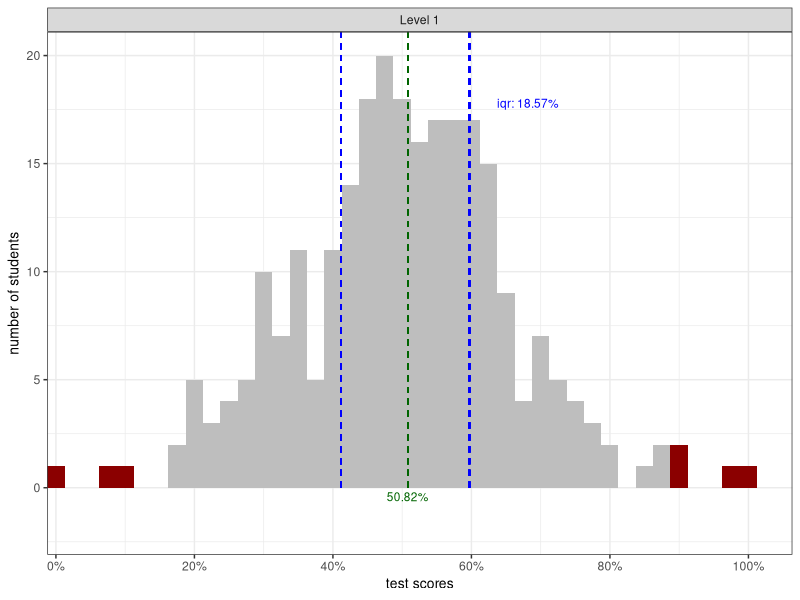
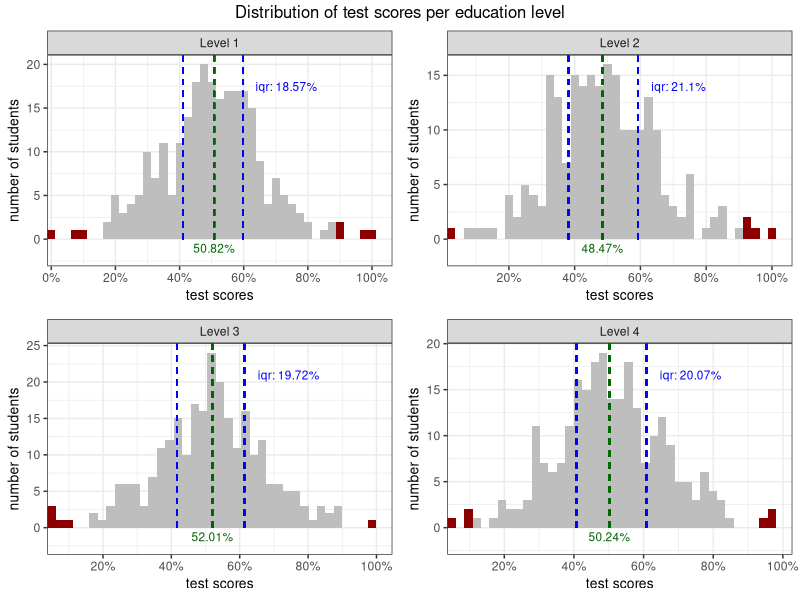

Write the R code that produced these figures, in order.
## ---- chunk 1

library('tidyverse', quietly = T)

## ---- chunk 2

set.seed(123)

n <- 1000
n_outliers <- 20  # number of outliers

# Generate test scores mostly around 50 with sd 15
test_scores <- rnorm(n, mean = 50, sd = 15)

# Clip values between 0 and 100
test_scores <- pmin(pmax(test_scores, 0), 100)

# Add some extreme outliers
outlier_indices <- sample(1:n, n_outliers)
test_scores[outlier_indices] <- sample(c(runif(n_outliers/2, 90, 100),  # high outliers
                                         runif(n_outliers/2, 0, 10)))   # low outliers

# Create education levels
education_levels <- sample(c("Level 1", "Level 2", "Level 3", "Level 4"), n, replace = TRUE)

# Combine into a dataframe
dataframe_with_test_scores <- data.frame(
  test_scores = test_scores,
  education_levels = education_levels
)


## ---- chunk 3

summary_data_IQR <- dataframe_with_test_scores |>

  group_by(education_levels) |>

  summarise(

    number_of_students = n(),
    median_test_score = median(test_scores),
    IQR_lower = quantile(test_scores, 0.25),
    IQR_upper = quantile(test_scores, 0.75), .groups = 'drop') |>

  mutate(IQR_range = (IQR_upper - IQR_lower) |> round(2),

         outlier_threshold_1 = IQR_upper + (IQR_range * 1.5),
         outlier_threshold_2 = IQR_lower - (IQR_range * 1.5))

## ---- chunk 4

test_scores_per_education_level_list <- dataframe_with_test_scores |>
  left_join(summary_data_IQR, by = join_by(education_levels))  |>
  group_split(education_levels) # Split in list of dataframes.

## ---- chunk 5

list_plots <- vector(mode = "list", length = length(test_scores_per_education_level_list))

for (i in seq_along(test_scores_per_education_level_list))  { 

  # flexible bin-width
  max_value <- max(test_scores_per_education_level_list[[i]]$test_scores, na.rm = TRUE)
  binwidth <- max_value / 40 

  # median IQR-range
  median_coord <- test_scores_per_education_level_list[[i]]$median_test_score[1]
  median_label <- paste0(test_scores_per_education_level_list[[i]]$median_test_score[1] |> round(2), '%')
  IQR_upper_x_coord <- test_scores_per_education_level_list[[i]]$IQR_upper[1]
  IQR_range_label <- paste0('iqr: ', test_scores_per_education_level_list[[i]]$IQR_range[1], '%')

  # plot histogram
plot_result <- test_scores_per_education_level_list[[i]] |>
  mutate(color = ifelse(test_scores > outlier_threshold_1 | test_scores < outlier_threshold_2, "darkred", "grey")) |>

 
  ggplot(aes(x = test_scores, fill = color)) +

  facet_grid(cols = vars(education_levels), scales = 'fixed') +

  scale_x_continuous(breaks = scales::pretty_breaks(), labels = scales::percent_format(scale = 1), expand = expansion(mult = c(0, 0.05))) +

  scale_y_continuous(breaks = scales::pretty_breaks(), labels = scales::number_format(accuracy = 1)) +

  geom_histogram(binwidth = binwidth) +

  scale_fill_identity() +

geom_segment(aes(x = median_test_score, xend = median_test_score, y = 0, yend = Inf), color = "darkgreen", linewidth = 0.5, linetype = "dashed") +

  geom_segment(aes(x = IQR_lower, xend = IQR_lower, y = 0, yend = Inf), color = "blue", linewidth = 0.5, linetype = "dashed") +

  geom_segment(aes(x = IQR_upper, xend = IQR_upper, y = 0, yend = Inf), color = "blue", linewidth = 0.5, linetype = "dashed")  +

  labs(x = "test scores", y = "number of students") +

  theme_bw() +

  theme(axis.title.x = element_text(size = 10),  # Adjust x-axis title size

        axis.title.y = element_text(size = 10))   # Adjust y-axis title size


max_count_bin <- max(ggplot_build(plot_result)$data[[1]]$count)

# add text annotation for median and iqr-range
plot_result_with_annotation <- plot_result +

  annotate("text", x = IQR_upper_x_coord + (0.04 * max_value), y = 0.9 * max_count_bin, label = IQR_range_label, vjust = 1, hjust = 0, color = "blue", size = 3) +

annotate("text", x = median_coord, y = 0, label = median_label, vjust = 1.5, color = "darkgreen", size = 3) + expand_limits(y = - (max_count_bin * 0.1))


list_plots[[i]] <- plot_result_with_annotation

}

## ---- chunk 6

list_plots[[1]]

## ---- chunk 7

layout_matrix <- rbind(c(1, 2),

                       c(3, 4))

gridExtra::grid.arrange(grobs = list_plots, layout_matrix = layout_matrix, ncol = 2, top = "Distribution of test scores per education level")

